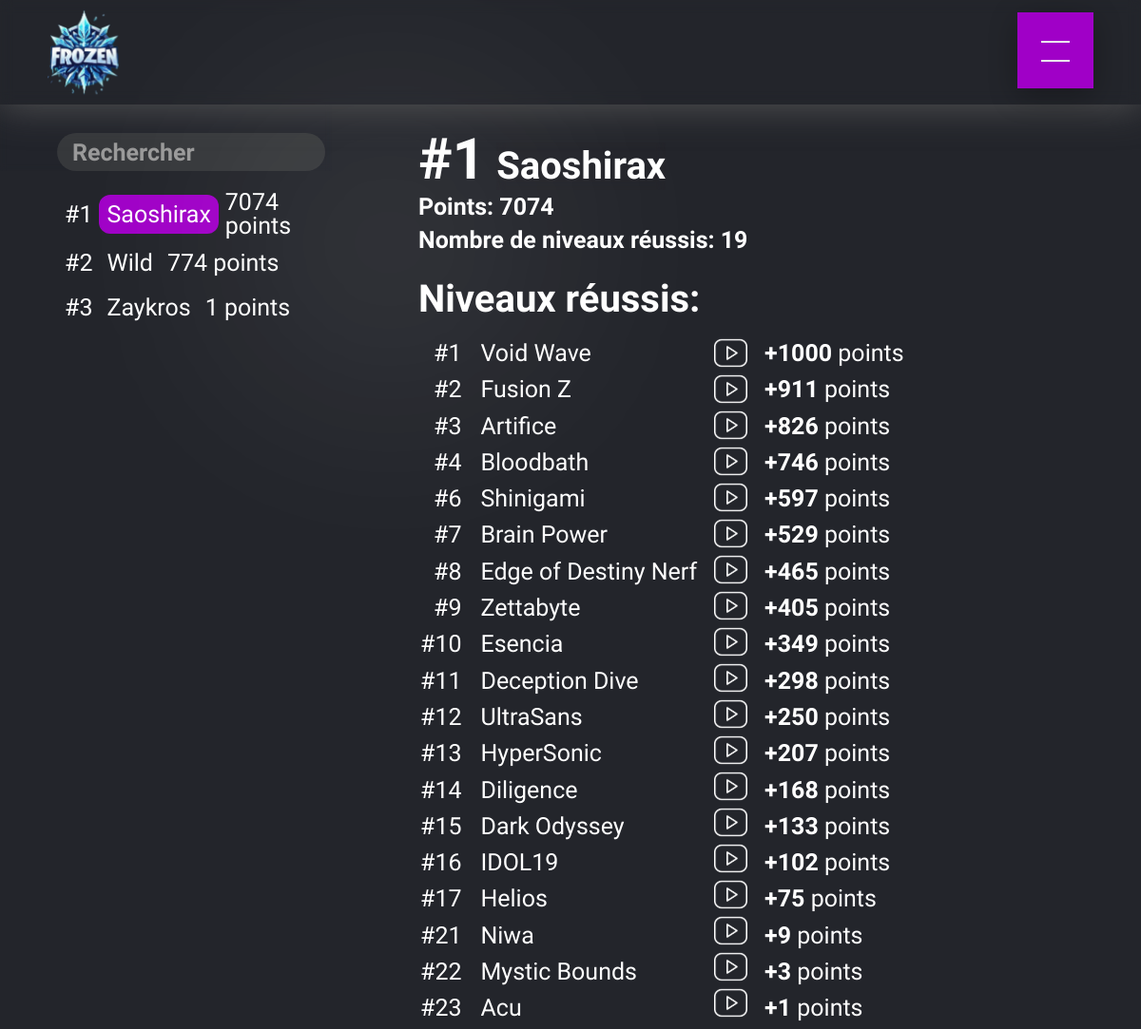
The app's page /classement/Saoshirax, older data.
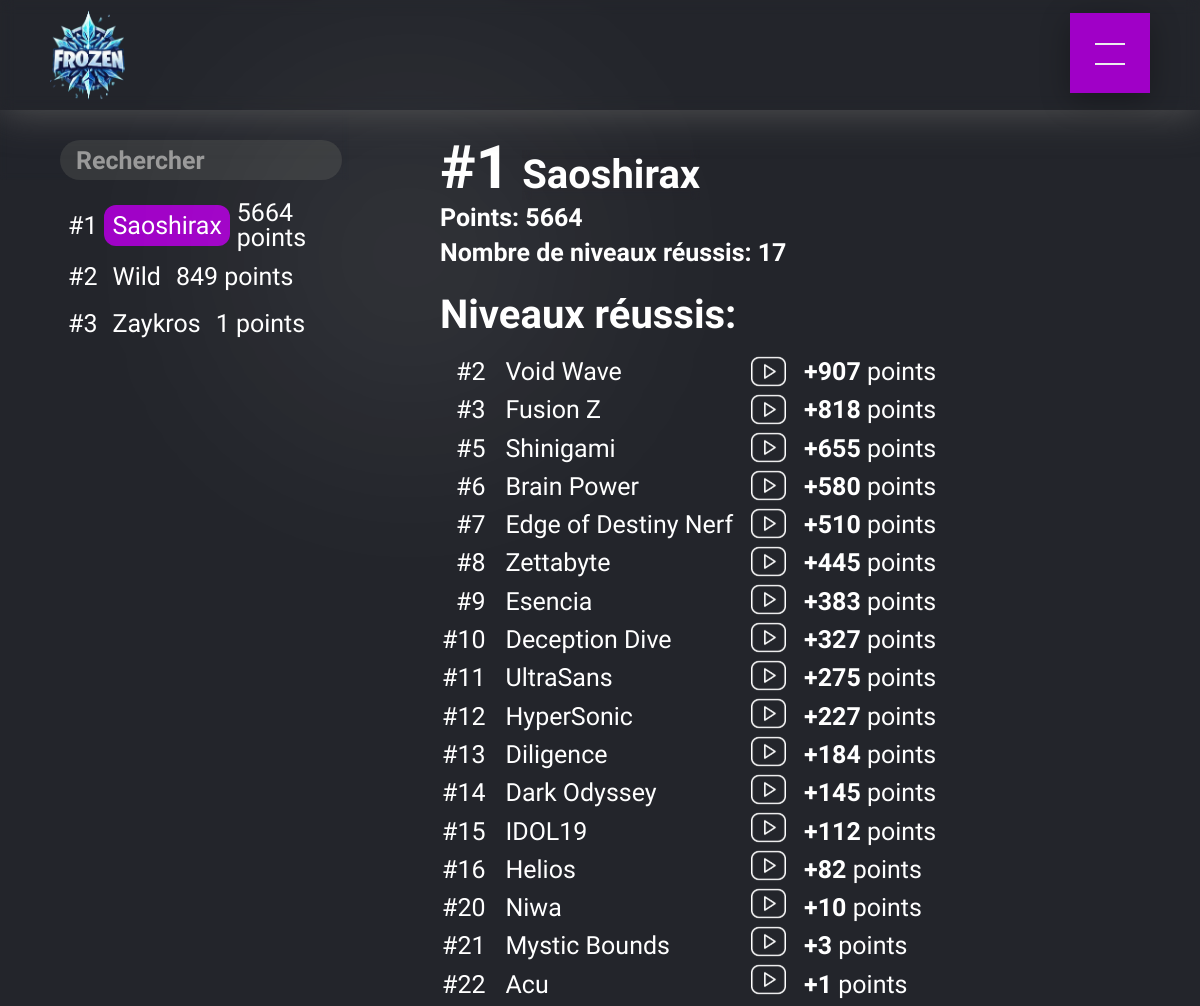
The same page, newer data.
### tables this page shows
CREATE TABLE Joueur (
        id INTEGER PRIMARY KEY AUTOINCREMENT,
        nom TEXT NOT NULL UNIQUE,
        points INTEGER DEFAULT 0
    );

CREATE TABLE ReussiteNiveau (
        joueur_id INTEGER,
        niveau_id INTEGER,
        video_url TEXT,
        createurs TEXT,
        FOREIGN KEY (joueur_id) REFERENCES Joueur(id),
        FOREIGN KEY (niveau_id) REFERENCES Niveau(id),
        PRIMARY KEY (joueur_id, niveau_id)
    );

CREATE TABLE Niveau (
        id INTEGER PRIMARY KEY AUTOINCREMENT,
        nom TEXT NOT NULL UNIQUE,
        createurs TEXT NOT NULL,
        verifier TEXT,
        publisher TEXT,
        id_niveau INTEGER UNIQUE,
        points INTEGER NOT NULL,
        classement INTEGER,
        victoires INTEGER DEFAULT 0,
        mot_de_passe TEXT,
        video_url TEXT,
        image_url TEXT,
        duree INTEGER,
        duree_globale TEXT
    );

### app.py (the view)
@app.route('/classement/<string:nom>')
def joueur(nom):
    active_page = 'classement'
    connection = sqlite3.connect('DataBase.db')
    cursor = connection.cursor()
    cursor.execute('SELECT nom FROM Joueur WHERE nom = ?', (nom,))
    joueur = cursor.fetchone()
    if joueur is None:
        connection.close()
        return redirect(url_for('error404'))
    cursor.execute('SELECT id, nom, points FROM Joueur WHERE nom = ?', (nom,))
    joueur = cursor.fetchone()
    if joueur is None:
        return redirect(url_for('classement'))
    joueur_id = joueur[0]
    cursor.execute('SELECT nom FROM Joueur ORDER BY points DESC')
    joueurs = cursor.fetchall()
    joueur_classement = next((index + 1 for index, joueur_item in enumerate(joueurs) if joueur_item[0] == nom), None)
    cursor.execute('''
        SELECT Niveau.nom, Niveau.points, ReussiteNiveau.video_url, Niveau.classement
        FROM ReussiteNiveau
        JOIN Niveau ON ReussiteNiveau.niveau_id = Niveau.id
        WHERE ReussiteNiveau.joueur_id = ?
        ORDER BY Niveau.classement DESC
    ''', (joueur_id,))
    reussites = cursor.fetchall()
    cursor.execute('SELECT id, nom, points FROM Joueur ORDER BY points DESC')
    joueurs = cursor.fetchall()
    reussites_count = len(reussites)
    connection.close()
    return render_template('classement_joueur.html', joueur=joueur, reussites=reussites, joueurs=joueurs, selected_joueur=nom, joueur_classement=joueur_classement, reussites_count=reussites_count, active_page=active_page)

### templates/classement_joueur.html (shortened to what the changed rows need)
{% extends 'layout.html' %}
{% block styles %}
<link href="../static/classement/classement.css" rel="stylesheet">
<link href="../static/classement/res_classement_joueur.css" rel="stylesheet">
{% endblock %}
{% block content %}
<div class="page-content">
    <div class="wrapper">
        <div class="home-left hide">
            <div class="home-left-container">
                <ul id="levelsList">
                    {% for joueur_item in joueurs %}
                        <div class="classement_nom_du_joueur">
                            <p class="classement_nom_du_joueur_position">#{{ loop.index }}</p>
                            <a class="home-right-container-wrapper {% if joueur_item[1] == selected_joueur %}selected{% endif %}" href="{{ url_for('joueur', nom=joueur_item[1]) }}" onclick="setSelectedLevel('{{ joueur_item[1] }}')">
                                <span class="classement_nom_du_joueur_nom">{{ joueur_item[1] }}</span>
                            </a>
                            <p class="home-right-container-paragraph">{{ joueur_item[2] }} points</p>
                        </div>
                    {% endfor %}
                </ul>
            </div>
        </div>
        <div class="home-right">
            <div class="home-right-container">
                <div class="home-right-wrapper">
                    <div class="home-right-wrapper-classement-joueur">
                        <h1 class="title"><span id="bold">{{ joueur[1] }}</span></h1>
                    </div>
                    <p class="home-right-points-joueurs">Points: <span id="bold">{{ joueur[2] }}</span></p>
                    <p class="home-right-points-joueurs">Nombre de niveaux réussis: <spanid="bold">{{ reussites_count }}</span></p>
                    <h2 class="h2">Niveaux réussis:</h2>
                    <div class="reussites">
                        <ul>
                            {% for reussite in reussites|reverse %}
                                <li class="reussite-classement">
                                    <div>
                                        <p>#{{ reussite[3] }}</p>
                                    </div>
                                </li>
                            {% endfor %}
                        </ul>
                        <ul>
                            {% for reussite in reussites|reverse %}
                                <li class="reussite2">
                                    <div>
                                        <a href="{{ url_for('niveau', nom_niveau=reussite[0]) }}" onclick="setSelectedLevel('{{ reussite[0] }}')">
                                            <p>{{ reussite[0] }}</p>
                                        </a>
                                    </div>
                                </li>
                            {% endfor %}
                        </ul>
                        <ul class="logoyt-container">
                            {% for reussite in reussites|reverse %}
                                <li class="logo-yt">
                                    <a class="victoires-joueur-vid-link" target="_blank" href="{{ reussite[2] }}">
                                        <img class="logoyt" src="{{ url_for('static', filename='pictures/logo_youtube.svg') }}" alt="YouTube Video">
                                    </a>
                                </li>
                            {% endfor %}
                        </ul>
                        <ul>
                            {% for reussite in reussites|reverse %}
                                <li class="reussite">
                                    <div>
                                        <p><span id="bold">+{{ reussite[1] }}</span> points</p>
                                    </div>
                                </li>
                            {% endfor %}
                        </ul>
                    </div>
                </div>
            </div>
        </div>
    </div>
</div>
{% endblock %}

Row changes from the older to the newer data that the page shows:
removed ReussiteNiveau: classement "3", nom "Artifice", points "826"
removed ReussiteNiveau: classement "4", nom "Bloodbath", points "746"
changed Joueur "Saoshirax": points "7074" → "5664"
changed Joueur "Wild": points "774" → "849"
changed through a linked row, ReussiteNiveau "Void Wave": classement "1" → "2"; points "1000" → "907"
changed through a linked row, ReussiteNiveau "Fusion Z": classement "2" → "3"; points "911" → "818"
changed through a linked row, ReussiteNiveau "Shinigami": classement "6" → "5"; points "597" → "655"
changed through a linked row, ReussiteNiveau "Brain Power": classement "7" → "6"; points "529" → "580"
changed through a linked row, ReussiteNiveau "Edge of Destiny Nerf": classement "8" → "7"; points "465" → "510"
changed through a linked row, ReussiteNiveau "Zettabyte": classement "9" → "8"; points "405" → "445"
changed through a linked row, ReussiteNiveau "Esencia": classement "10" → "9"; points "349" → "383"
changed through a linked row, ReussiteNiveau "Deception Dive": classement "11" → "10"; points "298" → "327"
changed through a linked row, ReussiteNiveau "UltraSans": classement "12" → "11"; points "250" → "275"
changed through a linked row, ReussiteNiveau "HyperSonic": classement "13" → "12"; points "207" → "227"
changed through a linked row, ReussiteNiveau "Diligence": classement "14" → "13"; points "168" → "184"
changed through a linked row, ReussiteNiveau "Dark Odyssey": classement "15" → "14"; points "133" → "145"
changed through a linked row, ReussiteNiveau "IDOL19": classement "16" → "15"; points "102" → "112"
changed through a linked row, ReussiteNiveau "Helios": classement "17" → "16"; points "75" → "82"
changed through a linked row, ReussiteNiveau "Niwa": classement "21" → "20"; points "9" → "10"
changed through a linked row, ReussiteNiveau "Mystic Bounds": classement "22" → "21"
changed through a linked row, ReussiteNiveau "Acu": classement "23" → "22"
Text that changed along with them:
{{ reussites_count }}: "19" → "17"
